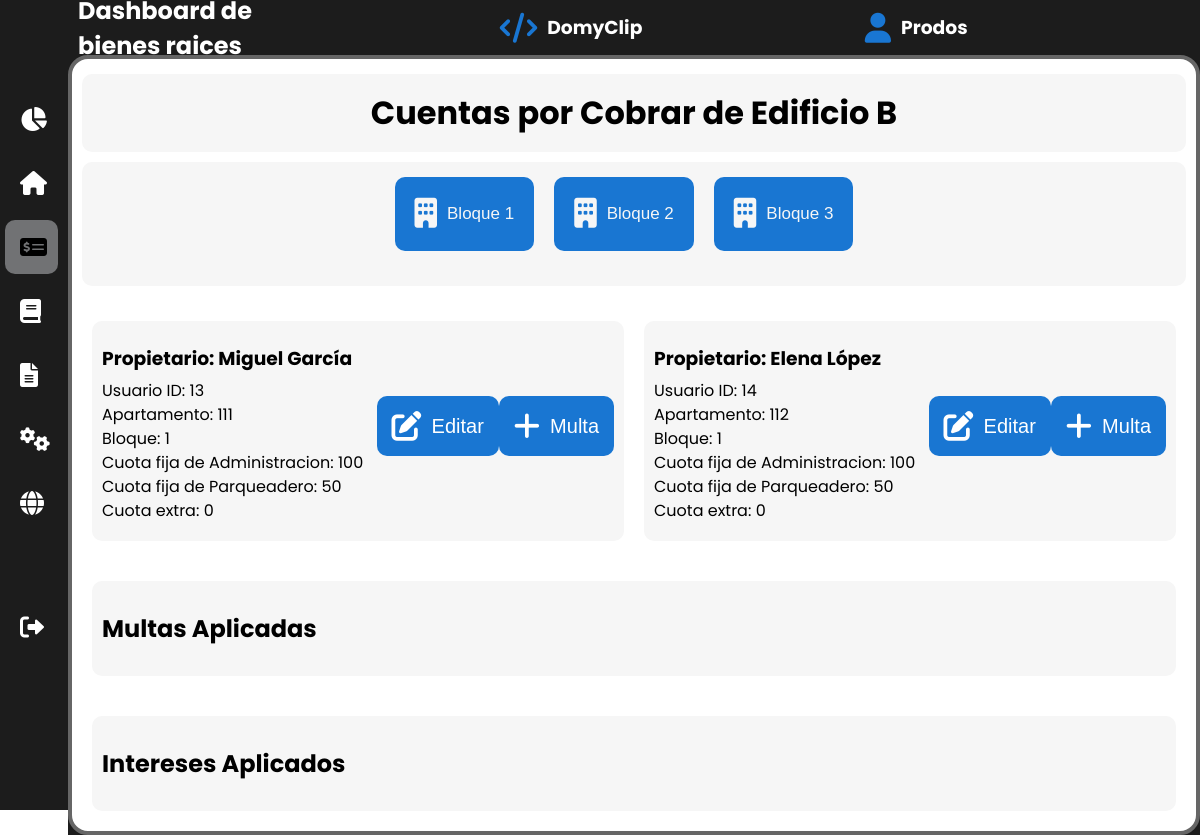
Screenshot of /pagos/2/ (signed in) with the database file from the repository.
### tables this page shows
CREATE TABLE Edificios (
            ID INTEGER PRIMARY KEY AUTOINCREMENT,
            edificio_id INTEGER NOT NULL,
            usuario_id INTEGER NOT NULL,
            nombre TEXT NOT NULL,
            apartamentos INTEGER NOT NULL,
            direccion TEXT NOT NULL,
            nit TEXT NOT NULL,
            FOREIGN KEY (usuario_id) REFERENCES usuarios(usuario_id)
                   );

CREATE TABLE Propietarios (
            user_id INTEGER PRIMARY KEY AUTOINCREMENT,
            edificio_id INTEGER NOT NULL,
            apto TEXT,
            bloque TEXT NOT NULL,
            nombres TEXT NOT NULL,
            apellidos TEXT NOT NULL,
            parq TEXT,
            cedula TEXT NOT NULL,
            celular TEXT NOT NULL,
            direccion TEXT NOT NULL,
            correo TEXT,
            valoradmin INTERGER,
            valorparq INTERGER,
            cuotaextra INTERGER,
            FOREIGN KEY (edificio_id) REFERENCES edificios(edificio_id)
                   );

### app.py (the view)
@app.route('/pagos/<int:edificio_id>/')
def pagos(edificio_id):
    if 'username' in session:# Verificar si el usuario ha iniciado sesión
        username = session['username']# Obtener el nombre de usuario de la sesión
    else:
        return redirect('/login')
    nombre_edificio = obtener_nombre_edificio(edificio_id)
    bloques = obtener_bloques(edificio_id)  # Agregar esta línea para obtener los bloques
    propietarios_por_bloque = {}
    for bloque in bloques:
        propietarios_por_bloque[bloque] = obtener_propietarios_por_bloque(edificio_id, bloque)
    multas_e_intereses_por_edif = obtener_multas_e_intereses_por_edificio(edificio_id)
    multas = [item for item in multas_e_intereses_por_edif if item['Multa'] > 0]
    intereses = [item for item in multas_e_intereses_por_edif if item['Interes'] > 0]
    return render_template('pagos.html', edificio_id=edificio_id, nombre_edificio=nombre_edificio,
                           username=username, bloques=bloques, propietarios_por_bloque=propietarios_por_bloque,
                           multas=multas, intereses=intereses)

### app.py (called while the page is built, shortened)
def obtener_nombre_edificio(edificio_id):
    conn = sqlite3.connect(DATABASE)
    cursor = conn.cursor()
    cursor.execute("SELECT nombre FROM Edificios WHERE edificio_id = ?", (edificio_id,))
    nombre_edificio = cursor.fetchone()[0]
    conn.close()
    return nombre_edificio

def obtener_bloques(edificio_id):
    conn = sqlite3.connect(DATABASE)
    cursor = conn.cursor()
    cursor.execute("SELECT DISTINCT bloque FROM Propietarios WHERE edificio_id = ?", (edificio_id,))
    bloques = [row[0] for row in cursor.fetchall()]
    conn.close()
    return bloques

def obtener_propietarios_por_bloque(edificio_id, bloque):
    conn = sqlite3.connect(DATABASE)
    cursor = conn.cursor()
    cursor.execute("SELECT user_id, nombres, apellidos, apto, cedula, celular, direccion, parq, correo, valoradmin, valorparq, cuotaextra FROM Propietarios WHERE edificio_id = ? AND bloque = ?", (edificio_id, bloque))
    propietarios = cursor.fetchall()
    conn.close()
    return propietarios

def obtener_multas_e_intereses_por_edificio(edificio_id):
    conn = sqlite3.connect(DATABASE)
    cursor = conn.cursor()
    cursor.execute("SELECT apto, bloque, fecha, CXC, CuotaAMD, Interes, Multa, CuotaExtra, ValorTotal, estado FROM CuentasCobrar WHERE edificio_id = ? AND (Interes > 0 OR Multa > 0) ORDER BY fecha", (edificio_id,))
    multas_e_intereses = cursor.fetchall()
    conn.close()
    multas_e_intereses_dict = []
    return multas_e_intereses_dict

### templates/pagos.html (shortened to what this page needs)
<!DOCTYPE html>
<html lang="es">
<head>
    <link rel="stylesheet" href="https://cdnjs.cloudflare.com/ajax/libs/font-awesome/6.0.0/css/all.min.css"
 />
    <link rel="stylesheet" href="{{ url_for('static', filename='Dashboard.css') }}">
    <link rel="stylesheet" href="{{ url_for('static', filename='header_sidebar.css') }}">
</head>
<body>
    <header class="header">
        <div class="top-menu">
            <div class="Version">
                <h4>Dashboard de bienes raices</h4>
            </div>
            <div class="logo">
                <i class="fas fa-code"></i>
                <h3>DomyClip</h3>
            </div>
            <div class="icon">
                <i class="fas fa-user"></i>
                <h3>{{ session['username'] }}</h3>
            </div>
        </div>
    </header>
    <main class="main">
        <div class="circulo">
            <div class="titulo">
                <h1>Cuentas por Cobrar de {{ nombre_edificio }}</h1>
            </div>
            <div class="propietarios-section">
                <div class="botones-bloque">
                    {% for bloque in bloques %}
                    <button class="bloque-btn" onclick="togglePropietarios({{ bloque }})">
                        <div class="icon-container">
                            <i class="fas fa-building"></i>
                        </div>
                        Bloque {{ bloque }}
                    </button>
                    {% endfor %}
                </div>
                {% for bloque, propietarios in propietarios_por_bloque.items() %}
                <div class="bloque" id="bloque{{ bloque }}" style="display: none;">
                    <div class="propietarios" id="propietarios{{ bloque }}">
                        <div class="row">
                            {% for propietario in propietarios %}
                            <div class="col-md-6">
                                <div class="prop">
                                    <div class="contenido">
                                        <div class="texto">
                                            <h3>Propietario: {{ propietario[1] }} {{ propietario[2] }}</h3>
                                            <p>Usuario ID: {{ propietario[0] }}</p>
                                            <p>Apartamento: {{ propietario[3] }}</p>
                                            <p>Bloque: {{ bloque }}</p>
                                            <p>Cuota fija de Administracion: {{ propietario[9] }}</p>
                                            <p>Cuota fija de Parqueadero: {{ propietario[10] }}</p>
                                            <p>Cuota extra: {{ propietario[11] }}</p>
                                        </div>
                                        <div class="cont_boton">
                                            <button class="boton" onclick="abrirModalEditarPropietario('{{ propietario[0] }}', '{{ propietario[9] }}', '{{ propietario[10] }}', '{{ propietario[11] }}')">
                                                <i class="fas fa-edit"></i>
                                                Editar
                                            </button>
                                            <button class="boton" onclick="abrirModalAñadirMulta('{{ propietario[0] }}')">
                                                <i class="fas fa-plus"></i>
                                                Multa
                                            </button>
                                        </div>
                                    </div>
                                </div>
                            </div>
                            {% endfor %}
                        </div>
                    </div>
                </div>
                {% endfor %}
                <div class="prop b1">
                    <h2>Multas Aplicadas</h2>
                </div>
                <div class="prop b2">
                    <h2>Intereses Aplicados</h2>
                </div>
                </div>
            </div>
    </main>
    <section class="sidebar">
        <div class="menu">
            <a href="/estadisticas/{{ edificio_id }}" class="enlace">
                <i class="fas fa-chart-pie"></i>
            </a>
            <a href="/propietarios/{{ edificio_id }}" class="enlace">
                <i class="fas fa-home"></i>
            </a>
            <a href="" class="enlace activo">
                <i class="fas fa-money-check-alt"></i>
            </a>
            <a href="/contabilidad/{{ edificio_id }}" class="enlace">
                <i class="fas fa-book"></i>
            </a>
            <a href="/informes/{{ edificio_id }}" class="enlace">
                <i class="fas fa-file-alt"></i>
            </a>
            <a href="/configuracion/{{ edificio_id }}" class="enlace">
                <i class="fas fa-cogs"></i>
            </a>
            <div class="enlace" onclick="webdomotycort()">
                <i class="fas fa-globe"></i>
            </div>
            <div class="cerrar">
                <a href="{{ url_for('logout') }}">
                    <i class="fas fa-sign-out-alt"></i>
                </a>
            </div>
        </div>
    </section>
</body>
</html>

### static/Dashboard.css (style rules this page uses)
.main { background-color: #1c1c1c; grid-area: main; display: grid; }
.circulo { width: 100%; height: 100%; border-radius: 20px; background-color: #fff; border: 4px solid #666666; box-sizing: border-box; padding: 10px; }
.titulo h1 { display: flex; flex-wrap: wrap; justify-content: center; background-color: #f6f6f6; border-radius: 10px; padding: 15px; margin-top: 5px; margin-bottom: 5px; }
.propietarios-section { display: grid; gap: 20px; }
.botones-bloque { display: flex; flex-wrap: wrap; justify-content: center; background-color: #f6f6f6; border-radius: 10px; padding: 15px; margin-top: 5px; margin-bottom: 5px; }
.bloque-btn { background-color: #1976d2; color: #f6f6f6; font-size: 17px; border: none; border-radius: 10px; padding: 20px 20px; margin-bottom: 20px; margin-right: 20px; cursor: pointer; transition: background-color 0.3s ease-in-out; display: flex; align-items: center; }
.icon-container { margin-right: 10px; font-size: 30px; }
.prop { background-color: #f6f6f6; border-radius: 10px; padding: 10px; margin: 10px; }
.row { display: flex; flex-wrap: wrap; }
.col-md-6 { flex: 0 0 50%; max-width: 50%; }
.contenido { display: flex; align-items: center; }
.texto { flex: 80%; font-size: 16px; line-height: 1; overflow: auto; }
.texto p { line-height: 0.5; }
.cont_boton { flex: 20%; text-align: right; display: flex; align-items: center; justify-content: center; }
.cont_boton i { font-size: 30px; margin-right: 10px; }
.boton { background-color: #1976d2; color: white; border: none; border-radius: 10px; padding: 15px 15px; font-size: 20px; cursor: pointer; transition: color 0.3s ease-in-out; display: flex; align-items: center; justify-content: center; height: 100%; margin-bottom: 10px; }

### static/header_sidebar.css (style rules this page uses)
body { height: 100vh; display: grid; grid-template-columns: 68px 1fr; grid-template-rows: 55px 1fr; grid-template-areas: "side header" "side main"; margin: 0; font-family: "Poppins", sans-serif; }
.header { background-color: #1c1c1c; grid-area: header; display: flex; align-items: center; justify-content: center; padding: 10px; }
.top-menu { display: flex; align-items: center; justify-content: center; width: 100%; }
.header h3 { color: #ffffff; }
.logo, .Version, .icon { margin-right: 20%; display: flex; align-items: center; color: #ffffff; }
.logo i, .icon i { font-size: 30px; color: #1976d2; margin-right: 10px; }
.header h4 { color: #ffffff; font-size: 24px; font-weight: 700; }
.sidebar { width: 58px; height: 100vh; background: #1c1c1c; padding: 5px; transition: width 0.3s ease; grid-area: side; display: flex; flex-direction: column; justify-content: center; position: fixed; }
.menu { display: flex; flex-direction: column; }
.menu .enlace { width: 40%; transition: width 0.3s ease; padding: 15px; border-radius: 10px; display: flex; align-items: center; margin-bottom: 10px; cursor: pointer; font-size: 16px; color: #fff; text-decoration: none; position: relative; }
.menu .cerrar { width: 40%; transition: width 0.3s ease; padding: 15px; margin: 60px 0; border-radius: 10px; display: flex; align-items: center; cursor: pointer; font-size: 16px; color: #fff; text-decoration: none; position: relative; }
.menu .enlace i, .menu .cerrar i { margin-right: 15px; font-size: 24px; color: #fff; }
.menu .enlace.activo, .menu .cerrar.activo { background-color: #c3c5ca81; }
.menu .enlace.activo i, .menu .cerrar.activo i { color: #000000; }

### rows the page displays
Edificios: nombre "Edificio B"
Propietarios: nombres "Miguel", apellidos "García", user_id "13", apto "111", bloque "1", valoradmin "100", valorparq "50", cuotaextra "0"
Propietarios: nombres "Elena", apellidos "López", user_id "14", apto "112", bloque "1", valoradmin "100", valorparq "50", cuotaextra "0"

### other values shown
{{ session['username'] }} "Prodos"
{{ bloque }} "1" "2" "3"
